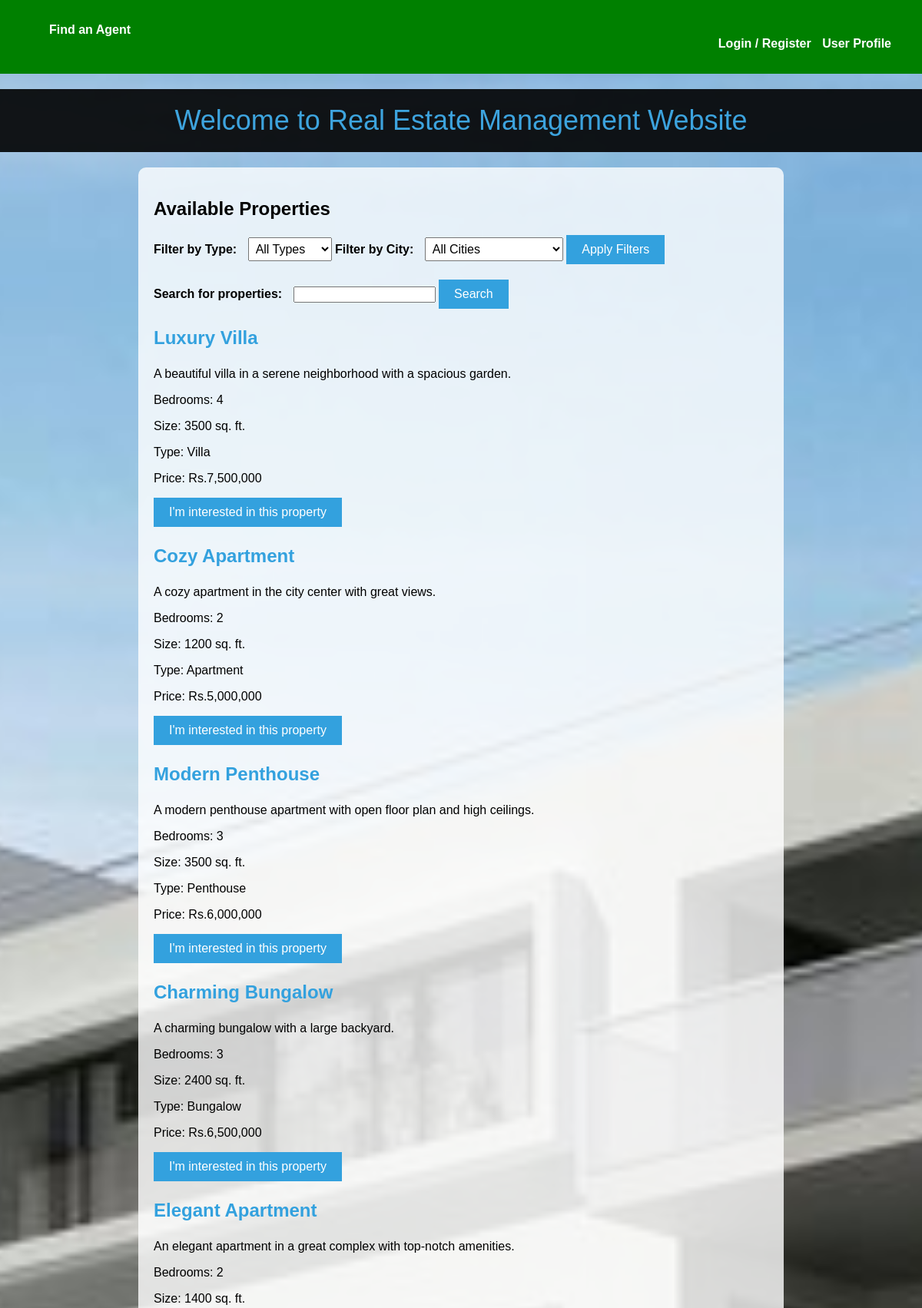
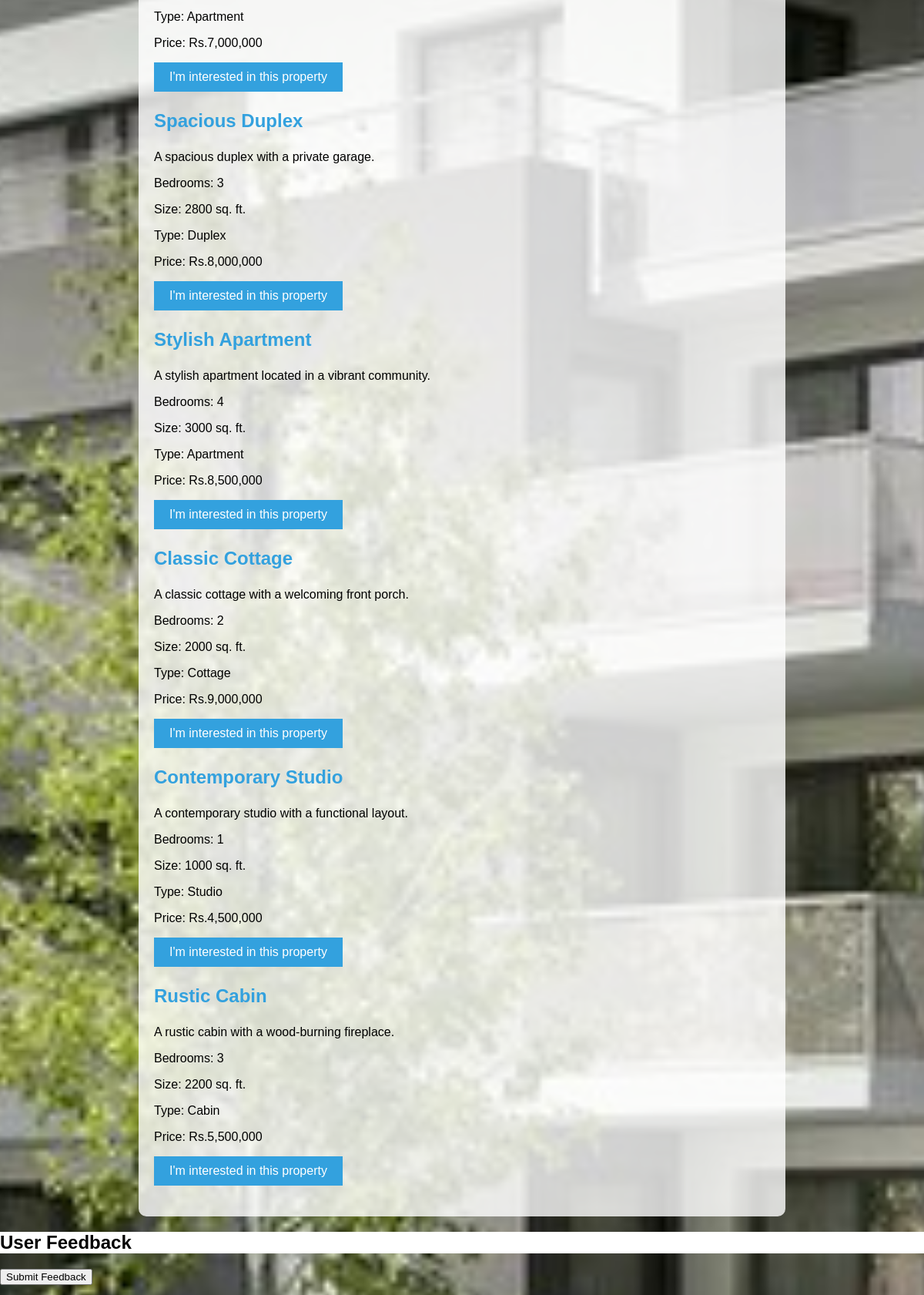
The page / (upper part) on the database its author committed (2 pictures, top to bottom).
### tables this page shows
CREATE TABLE `property` (
  `pid` varchar(4) NOT NULL PRIMARY KEY,
  `cid` varchar(3) NOT NULL,
  `uid` varchar(3) NOT NULL,
  `aid` varchar(3) NOT NULL,
  `title` varchar(30) NOT NULL,
  `description` varchar(100) NOT NULL,
  `bedrooms` int NOT NULL,
  `size` int NOT NULL,
  `type` varchar(10) NOT NULL,
  `price` int NOT NULL,
  FOREIGN KEY(`cid`) references `city`(`cid`),
  FOREIGN KEY(`uid`) references `user`(`uid`),
  FOREIGN KEY(`aid`) references `agent`(`aid`)
);

### Index.php (the view, shortened to what this page needs)
<!DOCTYPE html>
<html>
<head>
</head>
<body>
    <div class="header">
        <a href="Agent-page.php" style="text-align: left; margin-right: 1000px;">Find an Agent</a>
        <?php
        if (isset($_SESSION['user_id'])) {
            echo '<a href="Logout.php">Logout</a>';
        } else {
            echo '<a href="Login.php">Login / Register</a>';
        }
        ?>
        <a href="UserProfile.php">User Profile</a>
    </div>
    <div class= "welcome">
        Welcome to Real Estate Management Website
    </div>
    <div class="container">
        <h2>Available Properties</h2>
        <form method="post">
            <label for="propertyType">Filter by Type:</label>
            <select name="propertyType" id="propertyType">
                <option value="">All Types</option>
            </select>
            <label for="city">Filter by City:</label>
            <select name="city" id="city">
                <option value="">All Cities</option>
                <?php
                $sql = "SELECT * FROM city";
                ?>
            </select>
            <input type="submit" value="Apply Filters">
        </form>
        <form method="post">
            <label for="searchKeyword">Search for properties:</label>
            <input type="text" name="searchKeyword">
            <input type="submit" value="Search">
        </form>
        <?php
        include 'config.php';
        if (isset($_POST['searchKeyword'])) {
            $searchKeyword = $_POST['searchKeyword'];
            $searchKeyword = mysqli_real_escape_string($conn, $searchKeyword);
            $sql = "SELECT * FROM property WHERE `description` LIKE '%$searchKeyword%'";
        } else {
            $sql = "SELECT * FROM property WHERE 1";
        }
        $result = $conn->query($sql);
        if ($result->num_rows > 0) {
            while ($row = $result->fetch_assoc()) {
                $propertyID = $row["pid"];
                $propertyTitle = $row["title"];
                $propertyDescription = $row["description"];
                $propertyBedrooms = $row["bedrooms"];
                $propertySize = $row["size"];
                $propertyType = $row["type"];
                $propertyPrice = number_format($row["price"]);
                $agentID = $row["aid"];
                $agentQuery = "SELECT CONCAT(fname, ' ', lname) AS aname, aemail FROM agent WHERE aid = '$agentID'";
                $agentResult = $conn->query($agentQuery);
                if ($agentResult) {
                    $agentData = $agentResult->fetch_assoc();
                    $agentName = $agentData["aname"];
                    $agentEmail = $agentData["aemail"];
                } else {
                    $agentName = "N/A";
                    $agentEmail = "N/A";
                }
                echo '<div class="property">';
                echo '<h3>' . $propertyTitle . '</h3>';
                echo '<p>' . $propertyDescription . '</p>';
                echo '<p>Bedrooms: ' . $propertyBedrooms . '</p>';
                echo '<p>Size: ' . $propertySize . ' sq. ft.</p>';
                echo '<p>Type: ' . $propertyType . '</p>';
                echo '<p>Price: Rs.' . $propertyPrice . '</p>';
                echo '<button class="details-button" onclick="showAgentDetails(\'' . $agentName . '\', \'' . $agentEmail . '\', \'' . $propertyID . '\')">I\'m interested in this property</button>';
                echo '</div>';
            }
        } else {
            echo "No properties found.";
        }
        ?>
    </div>
    <div class="feedback-section">
        <h2>User Feedback</h2>
        <button id="submitFeedbackButton" onclick="showFeedbackForm()">Submit Feedback</button>
    </div>
</body>
</html>

### Index.php (style rules this page uses)
body { font-family: Arial, sans-serif; background: url('index-background.jpg') no-repeat center center fixed; background-size: cover; margin: 0; padding: 0; opacity: 1; }
.header { text-align: right; padding: 10px; background: green; padding: 30px; opacity: 1; }
.header a { text-decoration: none; color: white; font-weight: bold; margin-right: 10px; }
.welcome { text-align: center; color: #33A1DE; font-size: 36px; margin-top: 20px; background: black; padding: 20px; opacity: 0.9; }
.container { max-width: 800px; margin: 0 auto; padding: 20px; background: rgba(255, 255, 255, 0.8); border-radius: 10px; margin-top: 20px; }
.property { margin-bottom: 20px; }
.property h3 { font-size: 24px; color: #33A1DE; }
.property p { font-size: 16px; }
form { margin-top: 20px; }
label { font-weight: bold; margin-right: 10px; }
select { padding: 5px; font-size: 16px; }
input[type="submit"] { background: #33A1DE; color: white; border: none; padding: 10px 20px; font-size: 16px; cursor: pointer; }
.details-button { background: #33A1DE; color: white; border: none; padding: 10px 20px; font-size: 16px; cursor: pointer; }
.feedback-section { margin-top: 20px; }
.feedback-section h2 { font-size: 24px; color: black; background-color: white; }

### rows shown on the page
property: title "Luxury Villa", description "A beautiful villa in a serene neighborhood with a spacious garden.", bedrooms "4", size "3500", type "Villa", price "7,500,000"
property: title "Cozy Apartment", description "A cozy apartment in the city center with great views.", bedrooms "2", size "1200", type "Apartment", price "5,000,000"
property: title "Modern Penthouse", description "A modern penthouse apartment with open floor plan and high ceilings.", bedrooms "3", size "3500", type "Penthouse", price "6,000,000"
property: title "Charming Bungalow", description "A charming bungalow with a large backyard.", bedrooms "3", size "2400", type "Bungalow", price "6,500,000"
property: title "Elegant Apartment", description "An elegant apartment in a great complex with top-notch amenities.", bedrooms "2", size "1400", type "Apartment", price "7,000,000"
property: title "Spacious Duplex", description "A spacious duplex with a private garage.", bedrooms "3", size "2800", type "Duplex", price "8,000,000"
property: title "Stylish Apartment", description "A stylish apartment located in a vibrant community.", bedrooms "4", size "3000", type "Apartment", price "8,500,000"
property: title "Classic Cottage", description "A classic cottage with a welcoming front porch.", bedrooms "2", size "2000", type "Cottage", price "9,000,000"
property: title "Contemporary Studio", description "A contemporary studio with a functional layout.", bedrooms "1", size "1000", type "Studio", price "4,500,000"
property: title "Rustic Cabin", description "A rustic cabin with a wood-burning fireplace.", bedrooms "3", size "2200", type "Cabin", price "5,500,000"
